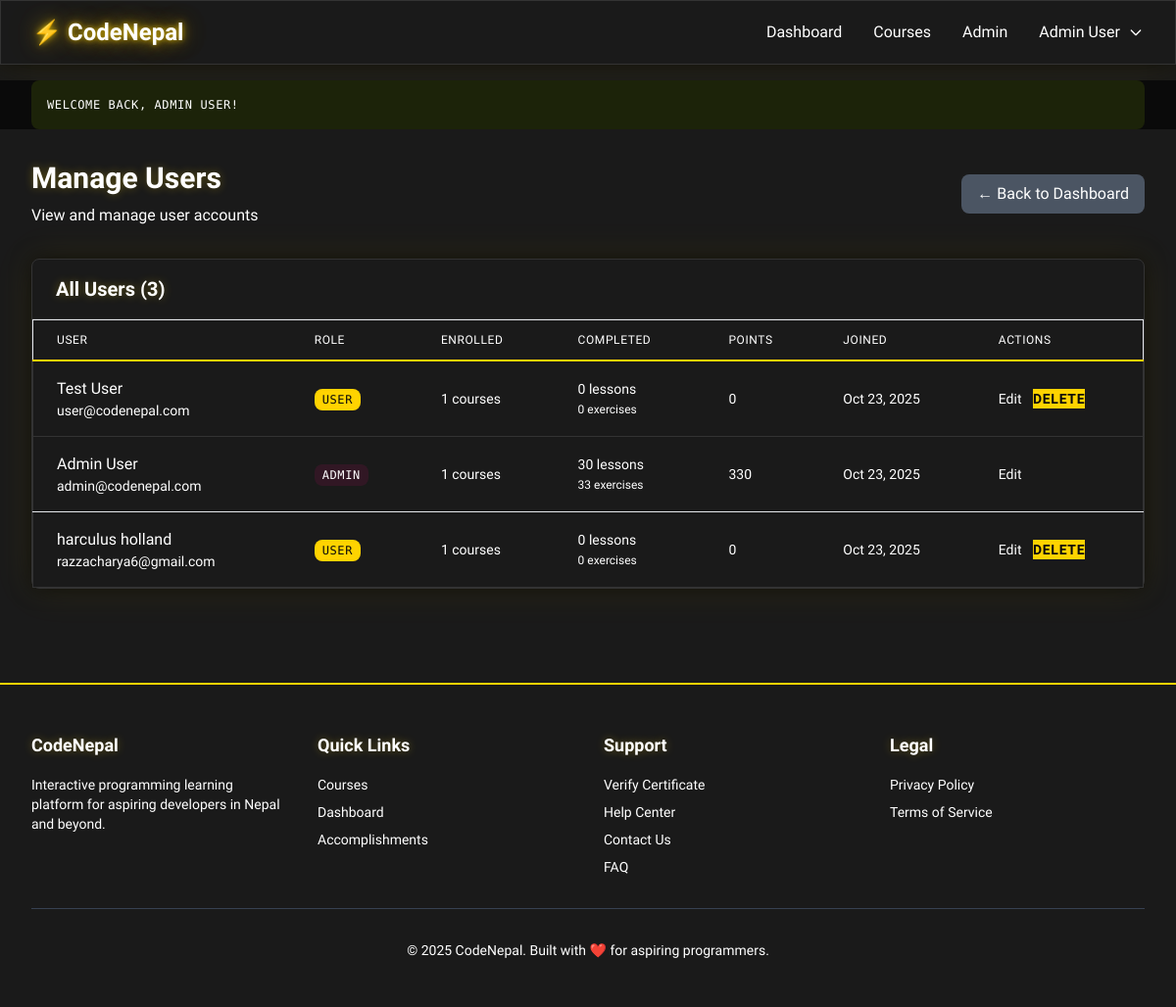
The page /admin/users.php (signed in) on the database its author committed.
### tables this page shows
CREATE TABLE `users` (
  `id` varchar(36) NOT NULL,
  `email` varchar(255) NOT NULL,
  `password_hash` varchar(255) NOT NULL,
  `name` varchar(255) NOT NULL,
  `role` enum('user','admin') DEFAULT 'user',
  `avatar_url` varchar(500) DEFAULT NULL,
  `created_at` timestamp NOT NULL DEFAULT current_timestamp(),
  `updated_at` timestamp NOT NULL DEFAULT current_timestamp() ON UPDATE current_timestamp()
);

### config/database.php (called while the page is built, shortened)
<?php
function executeQuery($conn, $sql, $params = [], $types = "") {
    $stmt = $conn->prepare($sql);
    $result = $stmt->execute();
    $metadata = $stmt->result_metadata();
    if ($metadata) {
        return $stmt->get_result();
    }
    return true;
}
function fetchAll($result) {
    $rows = [];
    while ($row = $result->fetch_assoc()) {
        $rows[] = $row;
    }
    return $rows;
}

### includes/functions.php (called while the page is built, shortened)
<?php
function formatDate($date, $format = 'M d, Y') {
    return date($format, strtotime($date));
}
function timeAgo($datetime) {
    $timestamp = strtotime($datetime);
    $diff = time() - $timestamp;
    if ($diff < 60) {
        return 'just now';
    } elseif ($diff < 3600) {
        $mins = floor($diff / 60);
        return $mins . ' minute' . ($mins > 1 ? 's' : '') . ' ago';
    } elseif ($diff < 86400) {
        $hours = floor($diff / 3600);
        return $hours . ' hour' . ($hours > 1 ? 's' : '') . ' ago';
    } elseif ($diff < 604800) {
        $days = floor($diff / 86400);
        return $days . ' day' . ($days > 1 ? 's' : '') . ' ago';
    } else {
        return formatDate($datetime);
    }
}

### admin/users.php (the view, shortened to what this page needs)
<?php
require_once __DIR__ . '/../includes/header.php';
$conn = getDBConnection();
$sql = "SELECT u.*,
        (SELECT COUNT(*) FROM user_progress WHERE user_id = u.id) as enrolled_courses,
        (SELECT COUNT(*) FROM completed_lessons WHERE user_id = u.id) as completed_lessons,
        (SELECT COUNT(*) FROM completed_exercises WHERE user_id = u.id) as completed_exercises,
        (SELECT COALESCE(SUM(e.points), 0) FROM completed_exercises ce
         JOIN exercises e ON ce.exercise_id = e.id
         WHERE ce.user_id = u.id) as total_points
        FROM users u
        ORDER BY u.created_at DESC";
$result = executeQuery($conn, $sql);
$users = fetchAll($result);
?>
<div class="max-w-7xl mx-auto px-4 sm:px-6 lg:px-8 py-8">
    <div class="flex items-center justify-between mb-8">
        <div>
            <h1 class="text-3xl font-bold text-gray-900">Manage Users</h1>
            <p class="text-gray-600 mt-2">View and manage user accounts</p>
        </div>
        <a href="/admin" class="px-4 py-2 bg-gray-600 text-white rounded-md hover:bg-gray-700">
            ← Back to Dashboard
        </a>
    </div>
    <div class="bg-white rounded-lg shadow">
        <div class="px-6 py-4 border-b border-gray-200">
            <h2 class="text-xl font-semibold text-gray-900">All Users (<?php echo count($users); ?>)</h2>
        </div>
        <div class="overflow-x-auto">
            <table class="min-w-full divide-y divide-gray-200">
                <thead class="bg-gray-50">
                    <tr>
                        <th class="px-6 py-3 text-left text-xs font-medium text-gray-500 uppercase tracking-wider">User</th>
                        <th class="px-6 py-3 text-left text-xs font-medium text-gray-500 uppercase tracking-wider">Role</th>
                        <th class="px-6 py-3 text-left text-xs font-medium text-gray-500 uppercase tracking-wider">Enrolled</th>
                        <th class="px-6 py-3 text-left text-xs font-medium text-gray-500 uppercase tracking-wider">Completed</th>
                        <th class="px-6 py-3 text-left text-xs font-medium text-gray-500 uppercase tracking-wider">Points</th>
                        <th class="px-6 py-3 text-left text-xs font-medium text-gray-500 uppercase tracking-wider">Joined</th>
                        <th class="px-6 py-3 text-left text-xs font-medium text-gray-500 uppercase tracking-wider">Actions</th>
                    </tr>
                </thead>
                <tbody class="bg-white divide-y divide-gray-200">
                    <?php if (empty($users)): ?>
                    <tr>
                        <td colspan="7" class="px-6 py-4 text-center text-gray-500">No users yet</td>
                    </tr>
                    <?php else: ?>
                        <?php foreach ($users as $user): ?>
                        <tr>
                            <td class="px-6 py-4">
                                <div class="font-medium text-gray-900"><?php echo htmlspecialchars($user['name']); ?></div>
                                <div class="text-sm text-gray-500"><?php echo htmlspecialchars($user['email']); ?></div>
                            </td>
                            <td class="px-6 py-4">
                                <span class="px-2 py-1 text-xs rounded <?php echo $user['role'] === 'admin' ? 'bg-purple-100 text-purple-700' : 'bg-blue-100 text-blue-700'; ?>">
                                    <?php echo ucfirst($user['role']); ?>
                                </span>
                            </td>
                            <td class="px-6 py-4 text-sm text-gray-900"><?php echo $user['enrolled_courses']; ?> courses</td>
                            <td class="px-6 py-4 text-sm text-gray-900">
                                <?php echo $user['completed_lessons']; ?> lessons<br>
                                <span class="text-xs text-gray-500"><?php echo $user['completed_exercises']; ?> exercises</span>
                            </td>
                            <td class="px-6 py-4 text-sm text-gray-900"><?php echo $user['total_points']; ?></td>
                            <td class="px-6 py-4 text-sm text-gray-500"><?php echo timeAgo($user['created_at']); ?></td>
                            <td class="px-6 py-4 text-sm space-x-2">
                                <a href="?edit=<?php echo urlencode($user['id']); ?>" class="text-blue-600 hover:text-blue-800">Edit</a>
                                <?php if ($user['id'] !== $_SESSION['user_id']): ?>
                                <form method="POST" action="" class="inline" onsubmit="return confirm('Delete this user? All their data will be removed.');">
                                    <button type="submit" class="text-red-600 hover:text-red-800">Delete</button>
                                </form>
                                <?php endif; ?>
                            </td>
                        </tr>
                        <?php endforeach; ?>
                    <?php endif; ?>
                </tbody>
            </table>
        </div>
    </div>
</div>
<?php require_once __DIR__ . '/../includes/footer.php'; ?>

### includes/header.php (style rules this page uses)
.bg-blue-50, .bg-blue-100, .bg-blue-200, .bg-blue-300, .bg-blue-400, .bg-blue-500, .bg-blue-600:not(.view-all-courses-btn), .bg-blue-700:not(.view-all-courses-btn), .bg-blue-800, .bg-blue-900 { background-color: #FFD300 !important; color: #0A0A0A !important; }

### rows shown on the page
users: name "Test User", email "user@codenepal.com", role "USER", enrolled_courses "1", completed_lessons "0", completed_exercises "0", total_points "0", created_at "Oct 23, 2025"
users: name "Admin User", email "admin@codenepal.com", role "ADMIN", enrolled_courses "1", completed_lessons "30", completed_exercises "33", total_points "330", created_at "Oct 23, 2025"
users: name "harculus holland", email "razzacharya6@gmail.com", role "USER", enrolled_courses "1", completed_lessons "0", completed_exercises "0", total_points "0", created_at "Oct 23, 2025"

### other values the page prints
$currentUser['name'] "Admin User"
$flashMessage['message'] "WELCOME BACK, ADMIN USER!"
count($users) "3"
